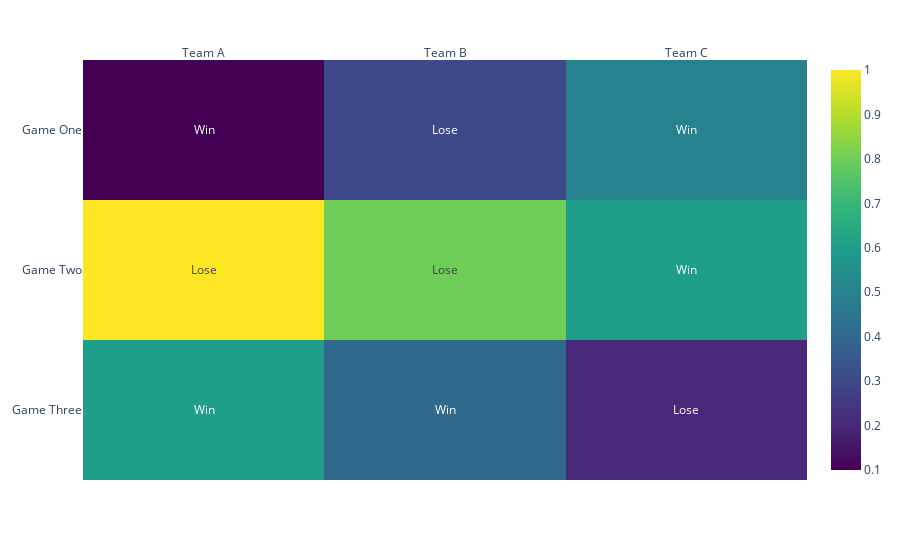

Here is the notebook cell this chart was saved with:
### Code cell
import plotly.express as px

x = ['Team A', 'Team B', 'Team C']
y = ['Game One', 'Game Two', 'Game Three']

z = [[.1, .3, .5],
     [1.0, .8, .6],
     [.6, .4, .2]]

z_text = [['Win', 'Lose', 'Win'],
          ['Lose', 'Lose', 'Win'],
          ['Win', 'Win', 'Lose']]

fig = px.imshow(z, x=x, y=y, color_continuous_scale='Viridis', aspect="auto")
fig.update_traces(text=z_text, texttemplate="%{text}")
fig.update_xaxes(side="top")
fig.show()

### Figure 1 — Plotly figure (JSON) as saved in the notebook; plotly's stock layout.template omitted (floating-point values rounded to 4 significant figures)
{"data": [{"coloraxis": "coloraxis", "hovertemplate": "x: %{x}<br>y: %{y}<br>color: %{z}<extra></extra>", "name": "0", "text": [["Win", "Lose", "Win"], ["Lose", "Lose", "Win"], ["Win", "Win", "Lose"]], "texttemplate": "%{text}", "type": "heatmap", "x": ["Team A", "Team B", "Team C"], "xaxis": "x", "y": ["Game One", "Game Two", "Game Three"], "yaxis": "y", "z": [[0.1, 0.3, 0.5], [1, 0.8, 0.6], [0.6, 0.4, 0.2]]}], "layout": {"coloraxis": {"colorscale": [[0, "#440154"], [0.1111, "#482878"], [0.2222, "#3e4989"], [0.3333, "#31688e"], [0.4444, "#26828e"], [0.5556, "#1f9e89"], [0.6667, "#35b779"], [0.7778, "#6ece58"], [0.8889, "#b5de2b"], [1, "#fde725"]]}, "margin": {"t": 60}, "xaxis": {"anchor": "y", "domain": [0, 1], "side": "top"}, "yaxis": {"anchor": "x", "autorange": "reversed", "domain": [0, 1]}}}
